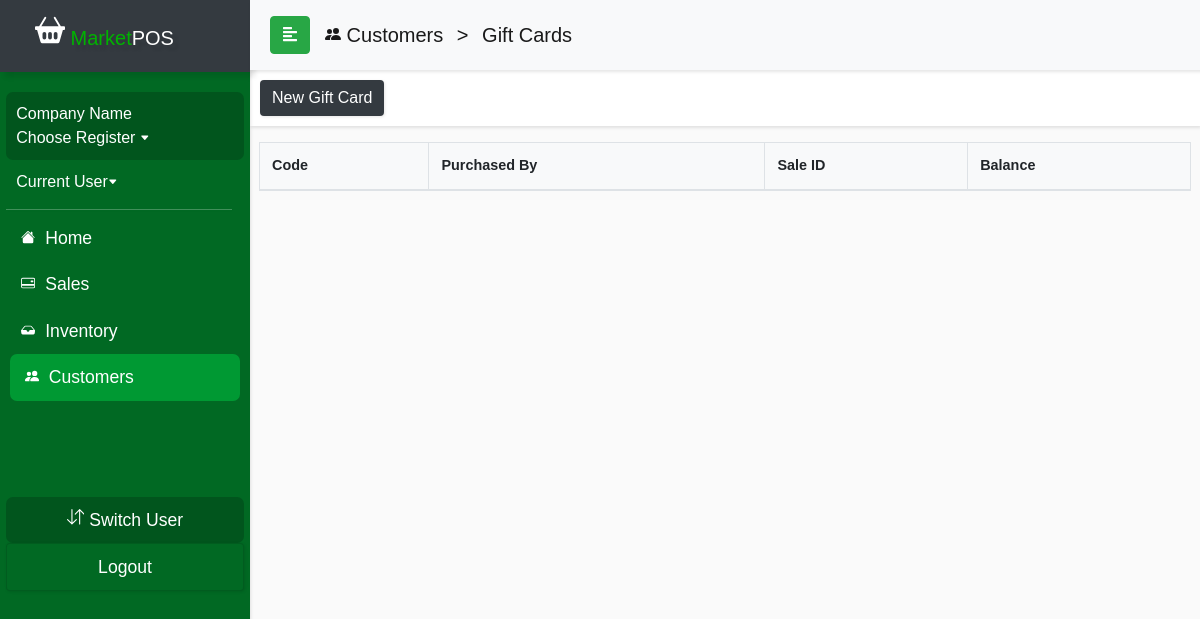
The page /currentDraft/giftcardspage.php on the database as committed earlier.
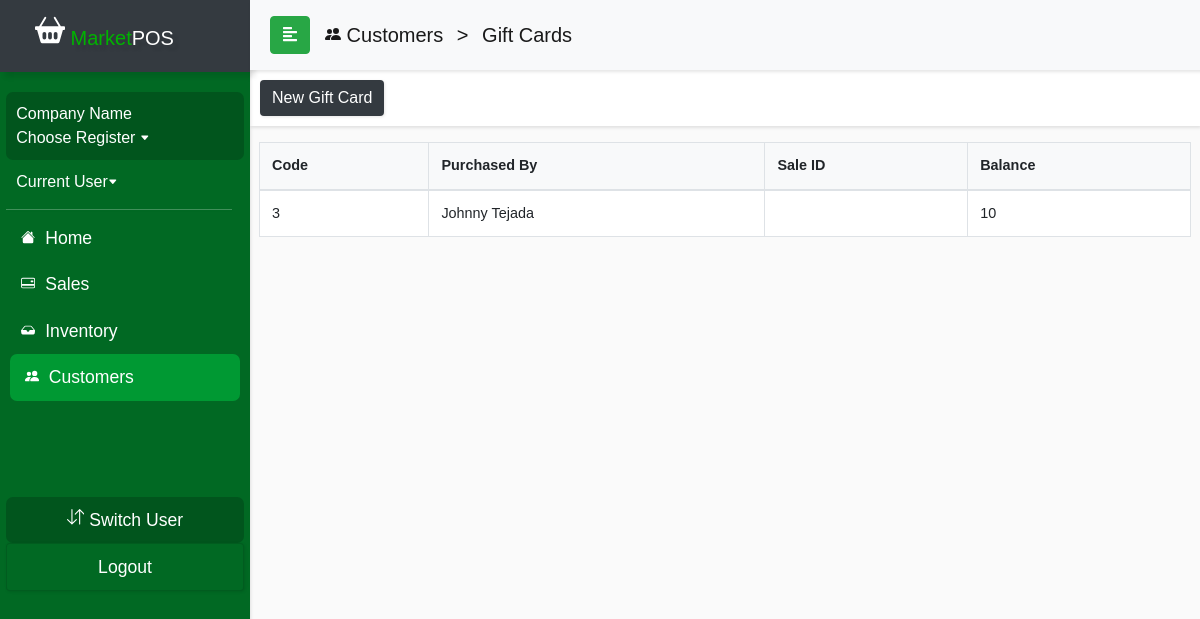
The same page on the database as committed later.
### tables this page shows
CREATE TABLE `gift_card` (
  `gift_id` int(11) NOT NULL,
  `promo_number` double NOT NULL,
  `card_balance` float NOT NULL,
  `ticket_id` int(11) DEFAULT NULL,
  `customer_id` int(11) DEFAULT NULL
);

CREATE TABLE `customer_info` (
  `customer_id` int(11) NOT NULL,
  `email` varchar(50) NOT NULL,
  `password` varchar(60) NOT NULL,
  `first_name` varchar(50) NOT NULL,
  `last_name` varchar(50) NOT NULL,
  `phone_number` double NOT NULL,
  `rewards` float DEFAULT NULL,
  `street_address` varchar(50) NOT NULL,
  `city` varchar(50) NOT NULL,
  `state` varchar(2) NOT NULL,
  `zip_code` int(11) NOT NULL
);

### currentDraft/giftcardspage.php (the view, shortened to what this page needs)
<?php
include_once('sidebarconnect.php');
?>
<!DOCTYPE html>
<html>
<head>
  <link rel="stylesheet" href="css/bootstrap.min.css">
  <link rel="stylesheet" href="userStyle2.css">
  <link rel="stylesheet" href="css/jquery.mCustomScrollbar.min.css">
</head>
<body>
<nav id="sidebar">
    <div class="sidebar-header bg-dark">
      <h1 id="brand"><span><a class="navbar-brand relative-top" href="indexDraft.php">
            <span style="color: #00b300"> Market</span>POS</a></h1>
    </div>
    <ul class="list-unstyled components">
      <li>
        <div id="usercard">
          <a href="salescontrolpanel.php#switchreg" style="font-size: 1em;"><?php if ((isset($_SESSION['emp_id'])) ) echo $row['company_name']; else  echo 'Company Name'; ?></br>
            <?php if (isset($_SESSION['register'])) echo "Register " .$_SESSION['register'];else  echo 'Choose Register'; ?> <svg width=".6em" height=".6em" viewBox="0 0 16 16" class="bi bi-caret-down-fill" fill="currentColor" xmlns="http://www.w3.org/2000/svg">
              <path d="M7.247 11.14L2.451 5.658C1.885 5.013 2.345 4 3.204 4h9.592a1 1 0 0 1 .753 1.659l-4.796 5.48a1 1 0 0 1-1.506 0z" />
            </svg></a>
        </div>
      </li>
      <li>
        <a href="employeePinLogin.php" style="font-size: 1em;"><?php if ((isset($_SESSION['emp_id']))) echo "". $row['first_name']. " " . $row['last_name'] . " ";else echo "Current User";?><svg width=".6em" height=".6em" viewBox="0 0 16 16" class="bi bi-caret-down-fill" fill="currentColor" xmlns="http://www.w3.org/2000/svg">
            <path d="M7.247 11.14L2.451 5.658C1.885 5.013 2.345 4 3.204 4h9.592a1 1 0 0 1 .753 1.659l-4.796 5.48a1 1 0 0 1-1.506 0z" />
          </svg></a>
      </li>
      <div class="justify-content-center" id="navline"></div>
      <li>
        <a href="accounthomeDraft.php">
          <span style="padding:5px;">
            </span> Home</a>
      </li>
      <li>
        <a href="salescontrolpanel.php">
          <span style="padding:5px;">
          </span> Sales</a>
      </li>
      <li>
        <a href="inventorycontrol.php">
          <span style="padding:5px;">
            </span> Inventory</a>
      </li>
      <li class="active">
        <a href="customercontrol.php">
          <span style="padding:5px;">
            </span> Customers</a>
      </li>
      <li class="sidebar-footer">
        <div class="text-center" id="usercard">
          <a role="button" href="<?php $_SESSION['url'] = "salescontrolpanel.php" ?> employeePinLogin.php"> Switch User</a>
        </div>
      </li>
      <li>
        <div class="card text-center" id="footerbtn" style="background: #016923;">
          <a role="button" href="logout.php"> Logout</a>
        </div>
      </li>
    </ul>
  </nav>
  <div id="content">
    <nav class="navbar navbar-expand-lg navbar-light bg-light sticky-top" id="locnav">
      <div class="container-fluid">
        <button type="button" id="sidebarCollapse" class="btn btn-success">
          <i class="fas fa-align-left"></i>
        </button>
        <div class="collapse navbar-collapse" id="navbarSupportedContent">
          <ul class="nav navbar-nav mr-auto">
            <div class="navbar-brand">
              <a href="customercontrol.php"> Customers</a><span class="px-2"> > </span><a href="giftcardspage.php"><span>Gift Cards</span></a>
            </div>
          </ul>
        </div>
      </div>
    </nav>
    <nav class="navbar navbar-light" id="salespanel">
      <div class="nav-item mr-auto">
        <a class="btn navbar-btn btn-dark" href="newgiftcard.php" role="button"> New Gift Card</a></div>
    </nav>
    <div class="wrapper mt-3">
      <div class="row px-4 justify-content-center">
        <table class="table table-bordered table-hover" style="font-size:90%;">
          <thead class="bg-light">
            <tr>
              <th> Code </th>
              <th> Purchased By </th>
              <th> Sale ID</th>
              <th> Balance </th>
            </tr>
          </thead>
          <tbody class="bg-white">
            <?php
            $query = "SELECT * FROM gift_card";
            $result = mysqli_query($conn, $query);
            while ($row = mysqli_fetch_assoc($result)) {
              $ticketID = $row['ticket_id'];
              $tquery = "SELECT customer_id FROM ticket_system WHERE ticket_id LIKE '%$ticketID%'";
              $tresult = mysqli_query($conn, $tquery);
              $tRow = mysqli_fetch_assoc($tresult);
              $customerID = $tRow['customer_id'];
              $cquery = "SELECT first_name, last_name FROM customer_info WHERE customer_id LIKE '%$customerID%'";
              $cresult = mysqli_query($conn, $cquery);
              $cRow = mysqli_fetch_assoc($cresult);
              echo "
                  <tr>
                  <td>" . $row['gift_id'] . "</td>
                  <td>" . $cRow['first_name'] . " " . $cRow['last_name'] . "</td>
                  <td>" . $row['ticket_id']  . "</td>
                  <td>" . $row['card_balance'] . "</td>
                  <tr>";
            }
            ?>
          </tbody>
        </table>
      </div>
    </div>
</body>
</html>

Rows that differ between the two databases and show on the page:
added gift_card: gift_id "3", customer_info.first_name "Johnny", customer_info.last_name "Tejada", card_balance "10"
